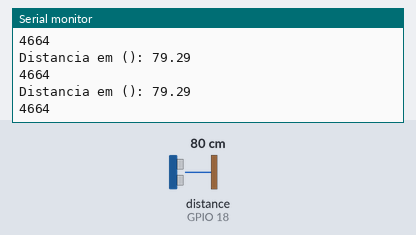
Bench run of a sketch on a simulated ESP32. On the bench: the last lines printed to the serial monitor. Wiring (inferred from the names in the program): ultrasonic range finder: trigger GPIO 5; echo GPIO 18. The inputs (shaded band) are chosen by the test bench; at power-on: distance to the obstacle (sensor on GPIO 18) 80 cm. The echo pulse lasts 58.3 µs per cm.

Above: at 1.2 s.
1.3 s: distance to the obstacle (sensor on GPIO 18) set to 2 cm
At 1.37 s:
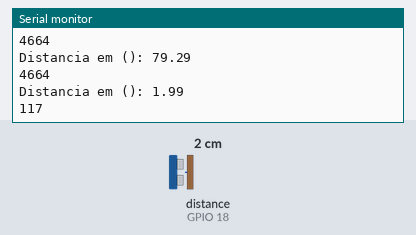
2.8 s: distance to the obstacle (sensor on GPIO 18) set to 4 cm
At 9.54 s:
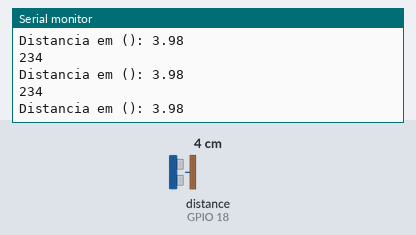
Timing chart, 0 to 10.3 s (numbered marks = the images above; inputs shaded):
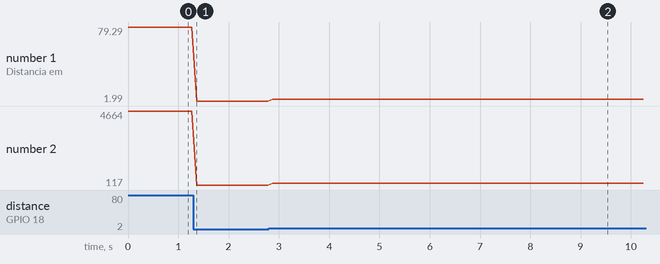

Measured:
- after the input at 1.3 s, the serial monitor: prints a new line after 0.07 s (image 1)
- after the input at 2.8 s, the serial monitor: prints a new line after 0.08 s (image 2)
- plotted number 1: 79.29 → 1.99 after the input at 1.3 s, 1.99 → 3.98 after the input at 2.8 s
- plotted number 2: 4664 → 117 after the input at 1.3 s, 117 → 234 after the input at 2.8 s

The sketch:

Ultrassom.ino
```cpp
// (licence header left out)
//Includes do Compilador

#include <Arduino.h>

//==========================================================================================
//Apelidos das variáveis e pinos
//==========================================================================================
#define trigger     5
#define ecoRetorno  18
#define vel_som     0.034

//==========================================================================================
// Define variáveis e constantes
//==========================================================================================

unsigned long duracao;
float distancia;

//==========================================================================================
// Área de setups durante a inicialização do programa
// Obrigatório no Framework do Arduino
//==========================================================================================
void setup()
  {
    pinMode(trigger, OUTPUT);
    pinMode(ecoRetorno, INPUT);
    Serial.begin(9600);
  }

//==========================================================================================
// Área do loop infinito. Obrigatório no Framework do Arduino
//==========================================================================================

void loop()
  {
    digitalWrite(trigger, HIGH);
    delayMicroseconds(10);
    digitalWrite(trigger, LOW);

    duracao = pulseIn(ecoRetorno, HIGH);
    distancia = (duracao * vel_som)/2;
    Serial.print("Distancia em (): ");
    Serial.println(distancia);
    Serial.println(duracao);
    delay(100);
  }
```
